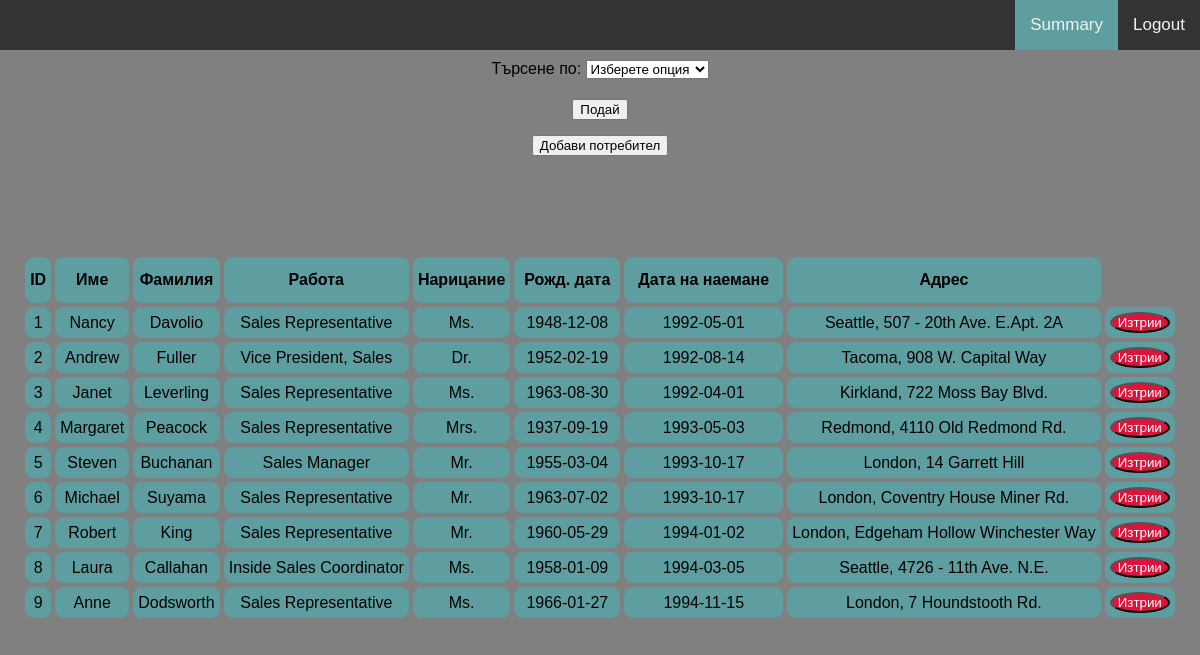
The app's page /home.php (signed in) with its own data.
### tables this page shows
CREATE TABLE IF NOT EXISTS `employees` (
  `EmployeeID` int(11) NOT NULL AUTO_INCREMENT,
  `LastName` varchar(20) NOT NULL,
  `FirstName` varchar(10) NOT NULL,
  `Title` varchar(30) DEFAULT NULL,
  `TitleOfCourtesy` varchar(25) DEFAULT NULL,
  `BirthDate` datetime DEFAULT NULL,
  `HireDate` datetime DEFAULT NULL,
  `Address` varchar(60) DEFAULT NULL,
  `IdCity` int(11) DEFAULT NULL,
  `Region` varchar(15) DEFAULT NULL,
  `PostalCode` varchar(10) DEFAULT NULL,
  `Country` varchar(15) DEFAULT NULL,
  `HomePhone` varchar(24) DEFAULT NULL,
  `Extension` varchar(4) DEFAULT NULL,
  `Notes` mediumtext NOT NULL,
  `ReportsTo` int(11) DEFAULT NULL,
  `PhotoPath` varchar(255) DEFAULT NULL,
  `Salary` float DEFAULT NULL,
  PRIMARY KEY (`EmployeeID`),
  KEY `LastName` (`LastName`),
  KEY `PostalCode` (`PostalCode`),
  KEY `FK_Employees_Employees` (`ReportsTo`),
  CONSTRAINT `FK_Employees_Employees` FOREIGN KEY (`ReportsTo`) REFERENCES `employees` (`EmployeeID`)
);

### include/Database.php (called while the page is built, shortened)
<?php
class Database
{
    public $connection;
    public function __construct() {
        $this->connection = mysqli_connect(HOST, DBUSER, DBPASS, DBNAME);
    }
    public function select($query) {
        $result = mysqli_query($this->connection, $query);
        $data = [];
        while ($row = mysqli_fetch_assoc($result)) {
            $data[] = $row;
        }
        return $data;
    }
}

### include/generateDB.php (the view, shortened to what this page needs)
<?php
$db = new Database();
$query = "
SELECT e.*,CONCAT(c.name, \", \", e.Address) AS AddressWithCity
FROM employees e
LEFT JOIN cities c ON c.id = e.IdCity
";
$employees = $db->select($query);
if(!empty($employees)){
    echo "<table>";
    echo "<tr><th>ID</th><th>Име</th><th>Фамилия</th><th>Работа</th><th>Нарицание</th><th style='padding: 10px;'>Рожд. дата</th><th style='padding: 14px;'>Дата на наемане</th><th>Адрес</th></tr>";
    foreach ($employees as $employee){
        echo "<tr>";
        echo "<td><a href='javascript:void(0)' onclick='openModal(" . $employee["EmployeeID"] . ")' id='employee_" . $employee["EmployeeID"] . "'>" . $employee["EmployeeID"] . "</a></td>";
        echo "<td>" . htmlentities($employee["FirstName"]) . "</td>";
        echo "<td>" . $employee["LastName"] . "</td>";
        echo "<td>" . $employee["Title"] . "</td>";
        echo "<td>" . $employee["TitleOfCourtesy"];
        echo "<td>" . explode(" ", $employee["BirthDate"])[0] . "</td>";
        echo "<td>" . explode(" ", $employee["HireDate"])[0] . "</td>";
        echo "<td>" . $employee["AddressWithCity"] . "</td>";
        if(!empty($_SESSION["isAdmin"])){
        echo "<td><button onclick='confirmRemove(" . $employee["EmployeeID"] . ")' class=\"removeBttn\">Изтрии</button></td>";
        }
        echo "</tr>";
    }
    echo "</table>";
}
else {
    echo "No employees found.";
}
?>

### home.php (shortened to what this page needs)
<?php
require_once "include/Database.php";
?>
<html>
    <head>
        <link rel="stylesheet" href="include/style.css">
    </head>
    <body>
        <div id="navbar">
            <a href="logout.php">Logout</a>
            <a href="home2.php" class="active">Summary</a>
        </div>
        <?php
        if ($_SESSION["isAdmin"] == 1){
        include "podrobna.php";
        } ?>
        <div class="container">
            <p style="text-align: center;">
                <?php require_once "include/generateDB.php" ?>
            </p>
        </div>
    </body>
</html>

### podrobna.php (shortened to what this page needs)
<?php
require_once "include/Database.php";
?>
<?php
        if ($_SESSION["isAdmin"] == 1){ ?>
        <div class="container">
            <form method="POST" action="home.php">
                <label for="search_options">Търсене по:</label>
                <select name="search_options" id="search_options">
                    <option value="0">Изберете опция</option>
                </select><br>
                <button type="submit" style="margin-top: 20px;">Подай</button><br>
                <?php
                if ($_SERVER['PHP_SELF'] !== '/home2.php') {
                echo '<button type="button" id="myBtn" style="margin-top: 15px;">Добави потребител</button>';
                }
                ?>
            </form>
        </div>
<?php } ?>

### include/style.css (style rules this page uses)
body { background-color: gray; font-family: arial; padding: 0px; margin: 0px; //prawim_зануляване_на_стиловете_отБраузър }
a { text-decoration: none; color: black; }
.active { background-color: cadetblue; }
.removeBttn { border-radius: 50%; background-color: crimson; color: #ffffff; }
#navbar { background-color: #333; position: fixed; top: 0; width: 100%; display: block; transition: top 0.3s; margin-right: 8px; }
#navbar a { float: right; display: block; color: #f2f2f2; text-align: center; padding: 15px; text-decoration: none; font-size: 17px; }
table, th, td { text-align: center; border: 1px solid gray; border-radius: 10px; padding: 5px; }
th, td { background-color: cadetblue; }
.container { margin-top: 60px; margin-bottom: 60px; padding: 0.01em 16px; }
table { margin-left: auto; margin-right: auto; }
form { text-align: center; }
label { margin-top: 20px; }

### records on screen
employees: EmployeeID "1", FirstName "Nancy", LastName "Davolio", Title "Sales Representative", TitleOfCourtesy "Ms.", BirthDate "1948-12-08", HireDate "1992-05-01", AddressWithCity "Seattle, 507 - 20th Ave. E.Apt. 2A"
employees: EmployeeID "2", FirstName "Andrew", LastName "Fuller", Title "Vice President, Sales", TitleOfCourtesy "Dr.", BirthDate "1952-02-19", HireDate "1992-08-14", AddressWithCity "Tacoma, 908 W. Capital Way"
employees: EmployeeID "3", FirstName "Janet", LastName "Leverling", Title "Sales Representative", TitleOfCourtesy "Ms.", BirthDate "1963-08-30", HireDate "1992-04-01", AddressWithCity "Kirkland, 722 Moss Bay Blvd."
employees: EmployeeID "4", FirstName "Margaret", LastName "Peacock", Title "Sales Representative", TitleOfCourtesy "Mrs.", BirthDate "1937-09-19", HireDate "1993-05-03", AddressWithCity "Redmond, 4110 Old Redmond Rd."
employees: EmployeeID "5", FirstName "Steven", LastName "Buchanan", Title "Sales Manager", TitleOfCourtesy "Mr.", BirthDate "1955-03-04", HireDate "1993-10-17", AddressWithCity "London, 14 Garrett Hill"
employees: EmployeeID "6", FirstName "Michael", LastName "Suyama", Title "Sales Representative", TitleOfCourtesy "Mr.", BirthDate "1963-07-02", HireDate "1993-10-17", AddressWithCity "London, Coventry House Miner Rd."
employees: EmployeeID "7", FirstName "Robert", LastName "King", Title "Sales Representative", TitleOfCourtesy "Mr.", BirthDate "1960-05-29", HireDate "1994-01-02", AddressWithCity "London, Edgeham Hollow Winchester Way"
employees: EmployeeID "8", FirstName "Laura", LastName "Callahan", Title "Inside Sales Coordinator", TitleOfCourtesy "Ms.", BirthDate "1958-01-09", HireDate "1994-03-05", AddressWithCity "Seattle, 4726 - 11th Ave. N.E."
employees: EmployeeID "9", FirstName "Anne", LastName "Dodsworth", Title "Sales Representative", TitleOfCourtesy "Ms.", BirthDate "1966-01-27", HireDate "1994-11-15", AddressWithCity "London, 7 Houndstooth Rd."
